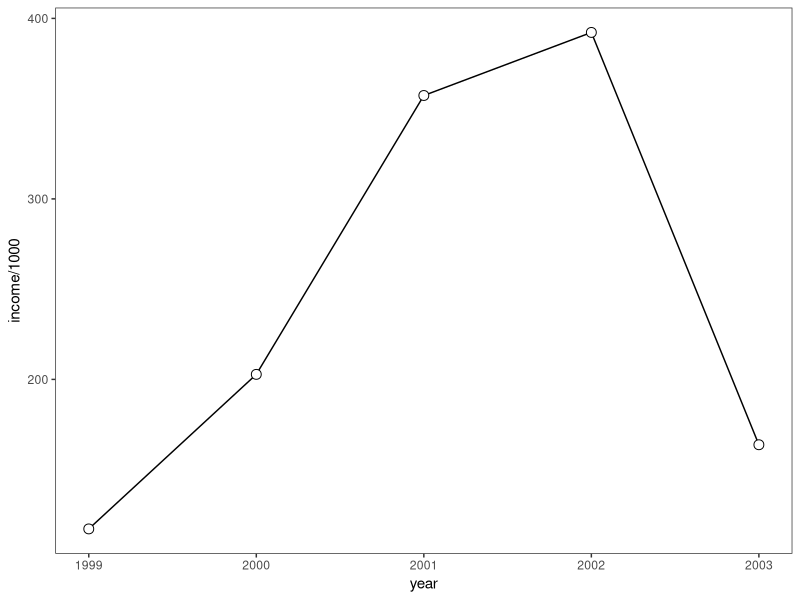
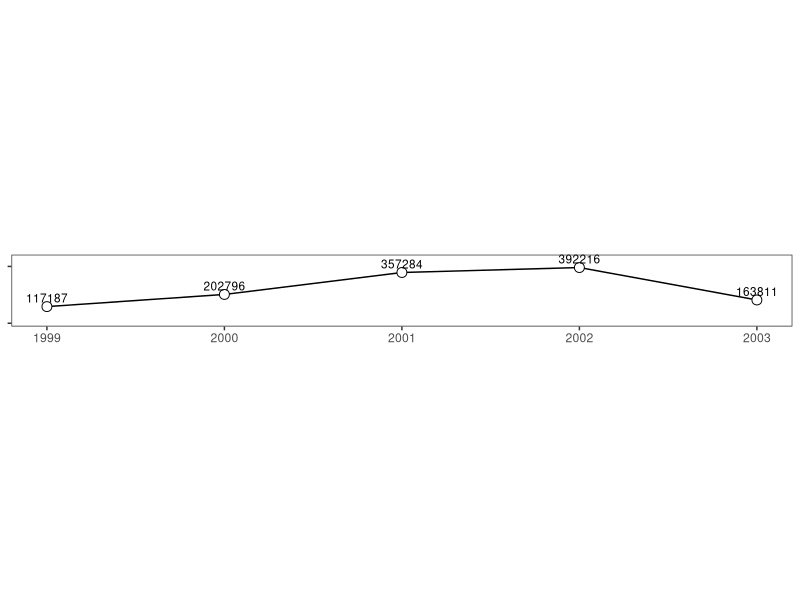
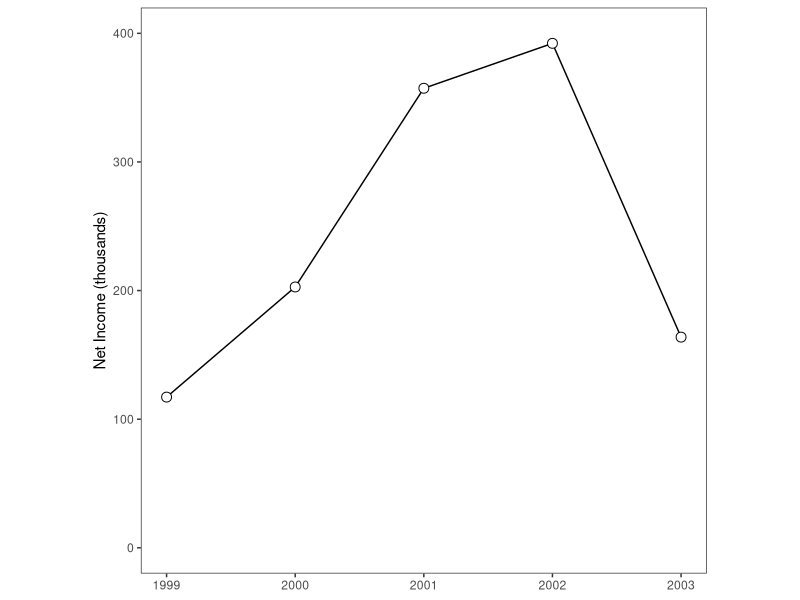

Write R code to recreate these figures, in order. (Note: this script raises an error after producing the figures.)
library(ggplot2)
library(gridExtra) #arrangeGrob

this_base <- "fig07-02_annual-report-aspect-ratio-2"

my_data <- data.frame(
  income = c(117187, 202796, 357284, 392216, 163811),
  year = c(1999, 2000, 2001, 2002, 2003))

p <- ggplot(my_data, aes(x = year, y = income / 1000)) +
  geom_line() +
  geom_point(shape = 21, size = 3, fill = "white") +
  theme_bw() +
  theme(panel.grid.major = element_blank(),
        panel.grid.minor = element_blank())
p

p1 <- p +
  geom_text(x = my_data$year, y = ((my_data$income / 1000) + 60), 
            label = my_data$income, size = 3) +
  coord_fixed(ratio = 0.0008) +
  scale_y_continuous(breaks = c(0, 400), limits = c(0, 460)) +
  theme(axis.title = element_blank(),
        axis.text.y = element_blank()) 
p1

p2 <- p +
  scale_y_continuous(breaks = seq(0, 400, 100), limits = c(0, 400)) +
  coord_fixed(ratio = 0.01) +
  labs(x = NULL, y = "Net Income (thousands)") +
  theme(axis.title.x = element_blank()) 
p2

p3 <- arrangeGrob(
  p1, p2, nrow = 2, heights = c(0.25, 0.75),
  main = textGrob("Fig 7.2 Annual Report: Aspect Ratio 2", 
                  just = "top", vjust = 0.75, gp = gpar(fontsize = 16, 
                                                        lineheight = 1, 
                                                        fontface = "bold")))

p3

ggsave(paste0(this_base, ".png"), 
       p3, width = 6, height = 6)

